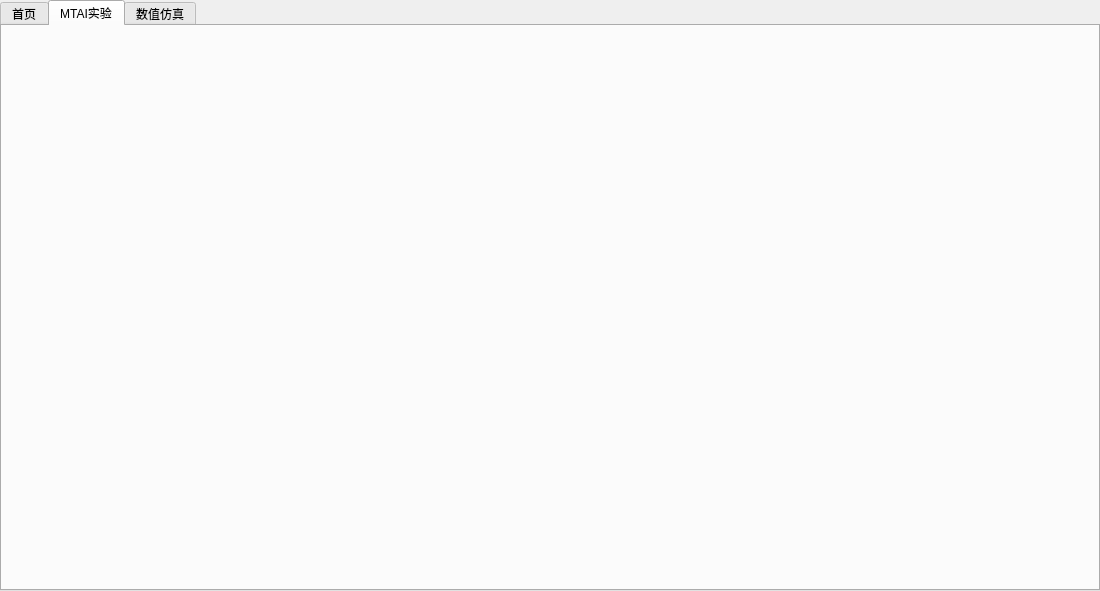
<?xml version="1.0" encoding="UTF-8"?>
<ui version="4.0">
 <class>MainWindowTabWidget</class>
 <widget class="QTabWidget" name="MainWindowTabWidget">
  <property name="geometry">
   <rect>
    <x>0</x>
    <y>0</y>
    <width>1100</width>
    <height>591</height>
   </rect>
  </property>
  <property name="minimumSize">
   <size>
    <width>1100</width>
    <height>0</height>
   </size>
  </property>
  <property name="windowTitle">
   <string>TabWidget</string>
  </property>
  <property name="currentIndex">
   <number>1</number>
  </property>
  <widget class="QWidget" name="startWindow">
   <attribute name="title">
    <string>首页</string>
   </attribute>
   <layout class="QGridLayout" name="gridLayout" rowstretch="1,2,8,1" columnstretch="1,2,8,1" rowminimumheight="0,0,0,0" columnminimumwidth="0,0,0,0">
    <property name="leftMargin">
     <number>0</number>
    </property>
    <property name="topMargin">
     <number>0</number>
    </property>
    <property name="rightMargin">
     <number>0</number>
    </property>
    <property name="bottomMargin">
     <number>0</number>
    </property>
    <item row="0" column="2">
     <spacer name="verticalSpacer_2">
      <property name="orientation">
       <enum>Qt::Orientation::Vertical</enum>
      </property>
      <property name="sizeHint" stdset="0">
       <size>
        <width>20</width>
        <height>50</height>
       </size>
      </property>
     </spacer>
    </item>
    <item row="1" column="0">
     <spacer name="horizontalSpacer">
      <property name="orientation">
       <enum>Qt::Orientation::Horizontal</enum>
      </property>
      <property name="sizeHint" stdset="0">
       <size>
        <width>241</width>
        <height>20</height>
       </size>
      </property>
     </spacer>
    </item>
    <item row="1" column="2">
     <widget class="QLabel" name="label_logo">
      <property name="minimumSize">
       <size>
        <width>40</width>
        <height>40</height>
       </size>
      </property>
      <property name="maximumSize">
       <size>
        <width>40</width>
        <height>40</height>
       </size>
      </property>
      <property name="layoutDirection">
       <enum>Qt::LayoutDirection::LeftToRight</enum>
      </property>
      <property name="text">
       <string>&lt;html&gt;&lt;head/&gt;&lt;body&gt;&lt;p align=&quot;center&quot;&gt;logo&lt;/p&gt;&lt;/body&gt;&lt;/html&gt;</string>
      </property>
      <property name="alignment">
       <set>Qt::AlignmentFlag::AlignCenter</set>
      </property>
     </widget>
    </item>
    <item row="1" column="3">
     <spacer name="horizontalSpacer_2">
      <property name="orientation">
       <enum>Qt::Orientation::Horizontal</enum>
      </property>
      <property name="sizeHint" stdset="0">
       <size>
        <width>241</width>
        <height>20</height>
       </size>
      </property>
     </spacer>
    </item>
    <item row="2" column="0">
     <spacer name="horizontalSpacer_3">
      <property name="orientation">
       <enum>Qt::Orientation::Horizontal</enum>
      </property>
      <property name="sizeHint" stdset="0">
       <size>
        <width>241</width>
        <height>20</height>
       </size>
      </property>
     </spacer>
    </item>
    <item row="2" column="1" colspan="2">
     <widget class="QLabel" name="label_statement">
      <property name="text">
       <string>&lt;html&gt;&lt;head/&gt;&lt;body&gt;&lt;p align=&quot;center&quot;&gt;&lt;span style=&quot; font-size:20pt;&quot;&gt;欢迎来到MTAI处理平台！&lt;/span&gt;&lt;/p&gt;&lt;p align=&quot;center&quot;&gt;&lt;span style=&quot; font-size:16pt;&quot;&gt;在这里，你可以实现MTAI实验数据的信&lt;/span&gt;&lt;/p&gt;&lt;p align=&quot;center&quot;&gt;&lt;span style=&quot; font-size:16pt;&quot;&gt;预处理、成像显示以及定量分析，此外你&lt;/span&gt;&lt;/p&gt;&lt;p align=&quot;center&quot;&gt;&lt;span style=&quot; font-size:16pt;&quot;&gt;还用该软件进行数值仿真模拟！尽情享受&lt;/span&gt;&lt;/p&gt;&lt;p align=&quot;center&quot;&gt;&lt;span style=&quot; font-size:16pt;&quot;&gt;你的MTAI实验便利之旅吧！&lt;/span&gt;&lt;/p&gt;&lt;p align=&quot;center&quot;&gt;&lt;br/&gt;copyright By 被撞的地瓜&lt;/p&gt;&lt;/body&gt;&lt;/html&gt;</string>
      </property>
     </widget>
    </item>
    <item row="2" column="3">
     <spacer name="horizontalSpacer_4">
      <property name="orientation">
       <enum>Qt::Orientation::Horizontal</enum>
      </property>
      <property name="sizeHint" stdset="0">
       <size>
        <width>241</width>
        <height>20</height>
       </size>
      </property>
     </spacer>
    </item>
    <item row="3" column="1">
     <spacer name="verticalSpacer">
      <property name="orientation">
       <enum>Qt::Orientation::Vertical</enum>
      </property>
      <property name="sizeHint" stdset="0">
       <size>
        <width>20</width>
        <height>50</height>
       </size>
      </property>
     </spacer>
    </item>
   </layout>
  </widget>
  <widget class="QWidget" name="experimentModule">
   <property name="minimumSize">
    <size>
     <width>1000</width>
     <height>0</height>
    </size>
   </property>
   <attribute name="title">
    <string>MTAI实验</string>
   </attribute>
   <layout class="QHBoxLayout" name="horizontalLayout" stretch="7,8,6">
    <item>
     <layout class="QVBoxLayout" name="expBasicSettingLayout"/>
    </item>
    <item>
     <layout class="QGridLayout" name="expProcessLayout"/>
    </item>
    <item>
     <layout class="QGridLayout" name="expImagingLayout"/>
    </item>
   </layout>
  </widget>
  <widget class="QWidget" name="simulationModule">
   <attribute name="title">
    <string>数值仿真</string>
   </attribute>
  </widget>
 </widget>
 <resources/>
 <connections/>
</ui>
